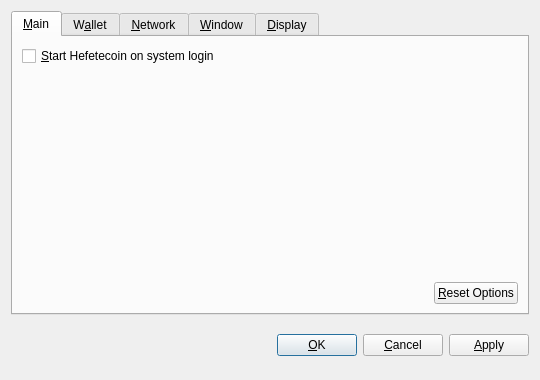
<?xml version="1.0" encoding="UTF-8"?>
<ui version="4.0">
 <class>OptionsDialog</class>
 <widget class="QDialog" name="OptionsDialog">
  <property name="geometry">
   <rect>
    <x>0</x>
    <y>0</y>
    <width>540</width>
    <height>380</height>
   </rect>
  </property>
  <property name="windowTitle">
   <string>Options</string>
  </property>
  <property name="modal">
   <bool>true</bool>
  </property>
  <layout class="QVBoxLayout" name="verticalLayout">
   <item>
    <widget class="QTabWidget" name="tabWidget">
     <property name="tabPosition">
      <enum>QTabWidget::North</enum>
     </property>
     <property name="currentIndex">
      <number>0</number>
     </property>
     <widget class="QWidget" name="tabMain">
      <attribute name="title">
       <string>&amp;Main</string>
      </attribute>
      <layout class="QVBoxLayout" name="verticalLayout_Main">
       <item>
        <widget class="QCheckBox" name="bitcoinAtStartup">
         <property name="toolTip">
          <string>Automatically start Hefetecoin after logging in to the system.</string>
         </property>
         <property name="text">
          <string>&amp;Start Hefetecoin on system login</string>
         </property>
        </widget>
       </item>
       <item>
        <spacer name="verticalSpacer_Main">
         <property name="orientation">
          <enum>Qt::Vertical</enum>
         </property>
         <property name="sizeHint" stdset="0">
          <size>
           <width>20</width>
           <height>40</height>
          </size>
         </property>
        </spacer>
       </item>
       <item>
        <layout class="QHBoxLayout" name="horizontalLayout_2_Main">
         <item>
          <spacer name="horizontalSpacer_2_Main">
           <property name="orientation">
            <enum>Qt::Horizontal</enum>
           </property>
           <property name="sizeHint" stdset="0">
            <size>
             <width>40</width>
             <height>20</height>
            </size>
           </property>
          </spacer>
         </item>
         <item>
          <widget class="QPushButton" name="resetButton">
           <property name="toolTip">
            <string>Reset all client options to default.</string>
           </property>
           <property name="text">
            <string>&amp;Reset Options</string>
           </property>
           <property name="autoDefault">
            <bool>false</bool>
           </property>
          </widget>
         </item>
        </layout>
       </item>
      </layout>
     </widget>
     <widget class="QWidget" name="tabWallet">
      <attribute name="title">
       <string>W&amp;allet</string>
      </attribute>
      <layout class="QVBoxLayout" name="verticalLayout_Network">
       <item>
        <widget class="QLabel" name="transactionFeeInfoLabel">
         <property name="text">
          <string>Optional transaction fee per kB that helps make sure your transactions are processed quickly. Most transactions are 1 kB.</string>
         </property>
         <property name="textFormat">
          <enum>Qt::PlainText</enum>
         </property>
         <property name="wordWrap">
          <bool>true</bool>
         </property>
        </widget>
       </item>
       <item>
        <layout class="QHBoxLayout" name="horizontalLayout_1_Main">
         <item>
          <widget class="QLabel" name="transactionFeeLabel">
           <property name="text">
            <string>Pay transaction &amp;fee</string>
           </property>
           <property name="textFormat">
            <enum>Qt::PlainText</enum>
           </property>
           <property name="buddy">
            <cstring>transactionFee</cstring>
           </property>
          </widget>
         </item>
         <item>
          <widget class="BitcoinAmountField" name="transactionFee"/>
         </item>
         <item>
          <spacer name="horizontalSpacer_1_Main">
           <property name="orientation">
            <enum>Qt::Horizontal</enum>
           </property>
           <property name="sizeHint" stdset="0">
            <size>
             <width>40</width>
             <height>20</height>
            </size>
           </property>
          </spacer>
         </item>
        </layout>
       </item>
       <item>
        <widget class="QLabel" name="label">
         <property name="text">
          <string>If you disable the spending of unconfirmed change, the change from a transaction cannot be used until that transaction has at least one confirmation. This also affects how your balance is computed.</string>
         </property>
         <property name="wordWrap">
          <bool>true</bool>
         </property>
        </widget>
       </item>
       <item>
        <widget class="QCheckBox" name="spendZeroConfChange">
         <property name="text">
          <string>Spend unconfirmed change  (experts only)</string>
         </property>
        </widget>
       </item>
       <item>
        <spacer name="verticalSpacer">
         <property name="orientation">
          <enum>Qt::Vertical</enum>
         </property>
         <property name="sizeHint" stdset="0">
          <size>
           <width>20</width>
           <height>40</height>
          </size>
         </property>
        </spacer>
       </item>
      </layout>
     </widget>
     <widget class="QWidget" name="tabNetwork">
      <attribute name="title">
       <string>&amp;Network</string>
      </attribute>
      <layout class="QVBoxLayout" name="verticalLayout_Network">
       <item>
        <widget class="QCheckBox" name="mapPortUpnp">
         <property name="toolTip">
          <string>Automatically open the Hefetecoin client port on the router. This only works when your router supports UPnP and it is enabled.</string>
         </property>
         <property name="text">
          <string>Map port using &amp;UPnP</string>
         </property>
        </widget>
       </item>
       <item>
        <widget class="QCheckBox" name="connectSocks">
         <property name="toolTip">
          <string>Connect to the Hefetecoin network through a SOCKS proxy (e.g. when connecting through Tor).</string>
         </property>
         <property name="text">
          <string>&amp;Connect through SOCKS proxy:</string>
         </property>
        </widget>
       </item>
       <item>
        <layout class="QHBoxLayout" name="horizontalLayout_Network">
         <item>
          <widget class="QLabel" name="proxyIpLabel">
           <property name="text">
            <string>Proxy &amp;IP:</string>
           </property>
           <property name="textFormat">
            <enum>Qt::PlainText</enum>
           </property>
           <property name="buddy">
            <cstring>proxyIp</cstring>
           </property>
          </widget>
         </item>
         <item>
          <widget class="QValidatedLineEdit" name="proxyIp">
           <property name="maximumSize">
            <size>
             <width>140</width>
             <height>16777215</height>
            </size>
           </property>
           <property name="toolTip">
            <string>IP address of the proxy (e.g. 127.0.0.1)</string>
           </property>
          </widget>
         </item>
         <item>
          <widget class="QLabel" name="proxyPortLabel">
           <property name="text">
            <string>&amp;Port:</string>
           </property>
           <property name="textFormat">
            <enum>Qt::PlainText</enum>
           </property>
           <property name="buddy">
            <cstring>proxyPort</cstring>
           </property>
          </widget>
         </item>
         <item>
          <widget class="QLineEdit" name="proxyPort">
           <property name="maximumSize">
            <size>
             <width>55</width>
             <height>16777215</height>
            </size>
           </property>
           <property name="toolTip">
            <string>Port of the proxy (e.g. 9050)</string>
           </property>
          </widget>
         </item>
         <item>
          <widget class="QLabel" name="socksVersionLabel">
           <property name="text">
            <string>SOCKS &amp;Version:</string>
           </property>
           <property name="textFormat">
            <enum>Qt::PlainText</enum>
           </property>
           <property name="buddy">
            <cstring>socksVersion</cstring>
           </property>
          </widget>
         </item>
         <item>
          <widget class="QValueComboBox" name="socksVersion">
           <property name="toolTip">
            <string>SOCKS version of the proxy (e.g. 5)</string>
           </property>
          </widget>
         </item>
         <item>
          <spacer name="horizontalSpacer_Network">
           <property name="orientation">
            <enum>Qt::Horizontal</enum>
           </property>
           <property name="sizeHint" stdset="0">
            <size>
             <width>40</width>
             <height>20</height>
            </size>
           </property>
          </spacer>
         </item>
        </layout>
       </item>
       <item>
        <spacer name="verticalSpacer_Network">
         <property name="orientation">
          <enum>Qt::Vertical</enum>
         </property>
         <property name="sizeHint" stdset="0">
          <size>
           <width>20</width>
           <height>40</height>
          </size>
         </property>
        </spacer>
       </item>
      </layout>
     </widget>
     <widget class="QWidget" name="tabWindow">
      <attribute name="title">
       <string>&amp;Window</string>
      </attribute>
      <layout class="QVBoxLayout" name="verticalLayout_Window">
       <item>
        <widget class="QCheckBox" name="minimizeToTray">
         <property name="toolTip">
          <string>Show only a tray icon after minimizing the window.</string>
         </property>
         <property name="text">
          <string>&amp;Minimize to the tray instead of the taskbar</string>
         </property>
        </widget>
       </item>
       <item>
        <widget class="QCheckBox" name="minimizeOnClose">
         <property name="toolTip">
          <string>Minimize instead of exit the application when the window is closed. When this option is enabled, the application will be closed only after selecting Quit in the menu.</string>
         </property>
         <property name="text">
          <string>M&amp;inimize on close</string>
         </property>
        </widget>
       </item>
       <item>
        <spacer name="verticalSpacer_Window">
         <property name="orientation">
          <enum>Qt::Vertical</enum>
         </property>
         <property name="sizeHint" stdset="0">
          <size>
           <width>20</width>
           <height>40</height>
          </size>
         </property>
        </spacer>
       </item>
      </layout>
     </widget>
     <widget class="QWidget" name="tabDisplay">
      <attribute name="title">
       <string>&amp;Display</string>
      </attribute>
      <layout class="QVBoxLayout" name="verticalLayout_Display">
       <item>
        <layout class="QHBoxLayout" name="horizontalLayout_1_Display">
         <item>
          <widget class="QLabel" name="langLabel">
           <property name="text">
            <string>User Interface &amp;language:</string>
           </property>
           <property name="textFormat">
            <enum>Qt::PlainText</enum>
           </property>
           <property name="buddy">
            <cstring>lang</cstring>
           </property>
          </widget>
         </item>
         <item>
          <widget class="QValueComboBox" name="lang">
           <property name="toolTip">
            <string>The user interface language can be set here. This setting will take effect after restarting Hefetecoin.</string>
           </property>
          </widget>
         </item>
        </layout>
       </item>
       <item>
        <layout class="QHBoxLayout" name="horizontalLayout_2_Display">
         <item>
          <widget class="QLabel" name="unitLabel">
           <property name="text">
            <string>&amp;Unit to show amounts in:</string>
           </property>
           <property name="textFormat">
            <enum>Qt::PlainText</enum>
           </property>
           <property name="buddy">
            <cstring>unit</cstring>
           </property>
          </widget>
         </item>
         <item>
          <widget class="QValueComboBox" name="unit">
           <property name="toolTip">
            <string>Choose the default subdivision unit to show in the interface and when sending coins.</string>
           </property>
          </widget>
         </item>
        </layout>
       </item>
       <item>
        <widget class="QCheckBox" name="displayAddresses">
         <property name="toolTip">
          <string>Whether to show Hefetecoin addresses in the transaction list or not.</string>
         </property>
         <property name="text">
          <string>&amp;Display addresses in transaction list</string>
         </property>
        </widget>
       </item>
       <item>
        <widget class="QCheckBox" name="coinControlFeatures">
         <property name="toolTip">
          <string>Whether to show coin control features or not.</string>
         </property>
         <property name="text">
          <string>Display coin &amp;control features (experts only!)</string>
         </property>
        </widget>
       </item>
       <item>
        <spacer name="verticalSpacer_Display">
         <property name="orientation">
          <enum>Qt::Vertical</enum>
         </property>
         <property name="sizeHint" stdset="0">
          <size>
           <width>20</width>
           <height>40</height>
          </size>
         </property>
        </spacer>
       </item>
      </layout>
     </widget>
    </widget>
   </item>
   <item>
    <layout class="QHBoxLayout" name="horizontalLayout_Buttons">
     <item>
      <spacer name="horizontalSpacer_1">
       <property name="orientation">
        <enum>Qt::Horizontal</enum>
       </property>
       <property name="sizeHint" stdset="0">
        <size>
         <width>40</width>
         <height>48</height>
        </size>
       </property>
      </spacer>
     </item>
     <item>
      <widget class="QLabel" name="statusLabel">
       <property name="font">
        <font>
         <weight>75</weight>
         <bold>true</bold>
        </font>
       </property>
       <property name="text">
        <string/>
       </property>
       <property name="textFormat">
        <enum>Qt::PlainText</enum>
       </property>
       <property name="wordWrap">
        <bool>true</bool>
       </property>
      </widget>
     </item>
     <item>
      <spacer name="horizontalSpacer_2">
       <property name="orientation">
        <enum>Qt::Horizontal</enum>
       </property>
       <property name="sizeHint" stdset="0">
        <size>
         <width>40</width>
         <height>48</height>
        </size>
       </property>
      </spacer>
     </item>
     <item>
      <widget class="QPushButton" name="okButton">
       <property name="text">
        <string>&amp;OK</string>
       </property>
      </widget>
     </item>
     <item>
      <widget class="QPushButton" name="cancelButton">
       <property name="text">
        <string>&amp;Cancel</string>
       </property>
       <property name="autoDefault">
        <bool>false</bool>
       </property>
      </widget>
     </item>
     <item>
      <widget class="QPushButton" name="applyButton">
       <property name="text">
        <string>&amp;Apply</string>
       </property>
       <property name="autoDefault">
        <bool>false</bool>
       </property>
      </widget>
     </item>
    </layout>
   </item>
  </layout>
 </widget>
 <customwidgets>
  <customwidget>
   <class>BitcoinAmountField</class>
   <extends>QSpinBox</extends>
   <header>bitcoinamountfield.h</header>
  </customwidget>
  <customwidget>
   <class>QValueComboBox</class>
   <extends>QComboBox</extends>
   <header>qvaluecombobox.h</header>
  </customwidget>
  <customwidget>
   <class>QValidatedLineEdit</class>
   <extends>QLineEdit</extends>
   <header>qvalidatedlineedit.h</header>
  </customwidget>
 </customwidgets>
 <resources/>
 <connections/>
</ui>
